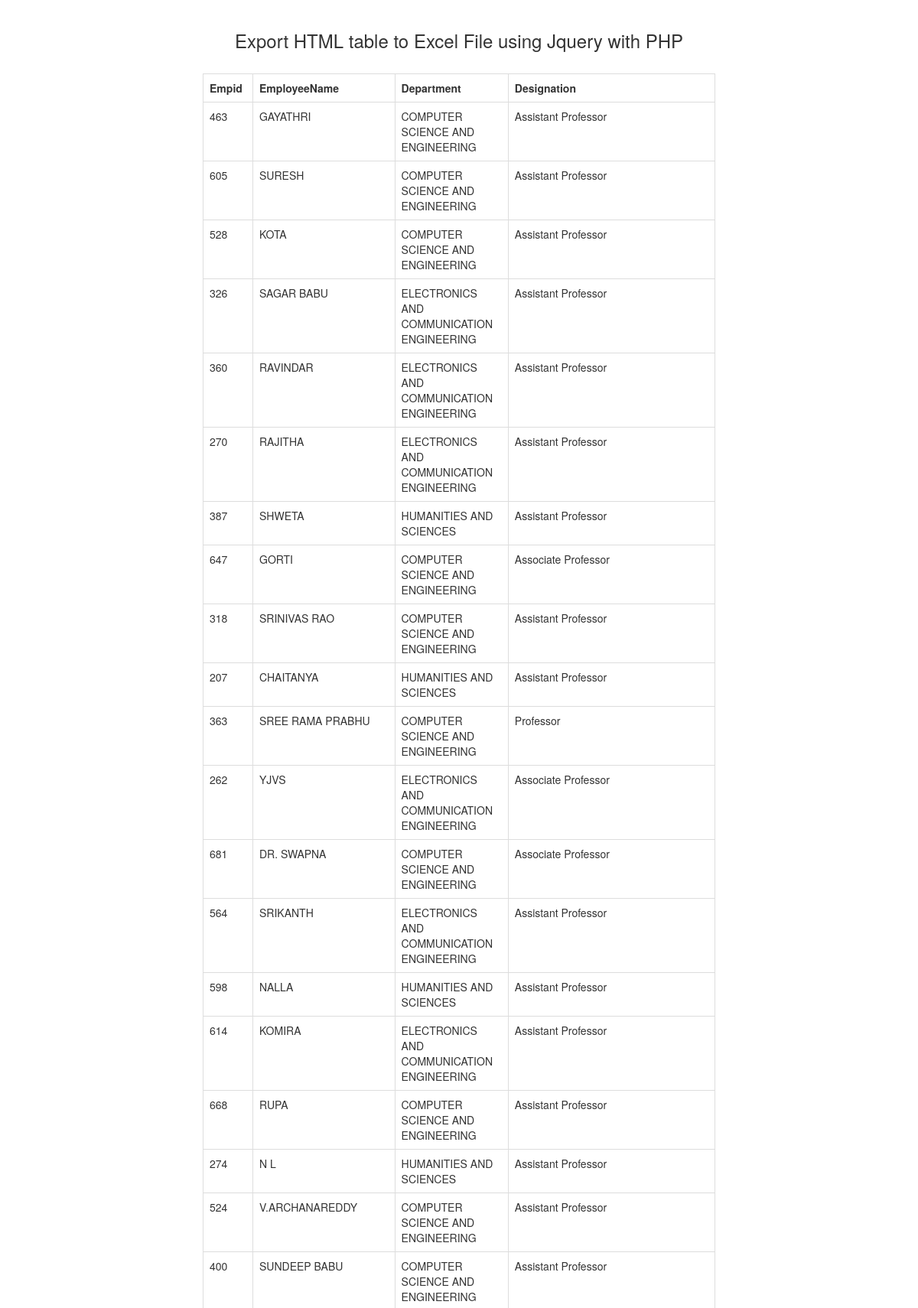
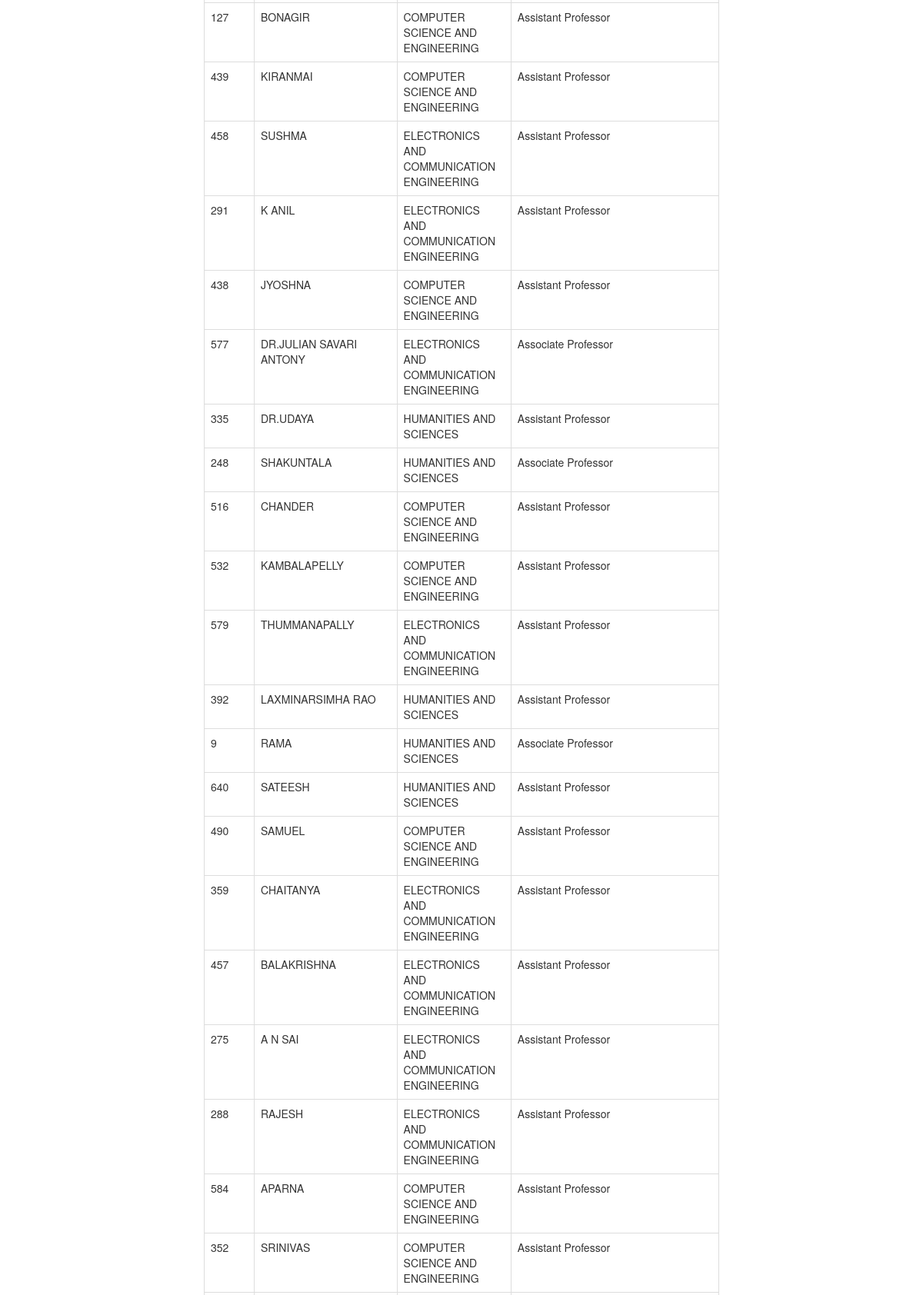
/adminemployee.php (upper part), run on the app's committed database (2 pictures, top to bottom).
### tables this page shows
CREATE TABLE `tblemployees` (
  `id` int(11) NOT NULL,
  `EmpId` varchar(10) NOT NULL,
  `FirstName` varchar(200) NOT NULL,
  `LastName` varchar(200) NOT NULL,
  `EmailId` varchar(200) NOT NULL,
  `Password` varchar(200) NOT NULL,
  `Gender` varchar(150) NOT NULL,
  `Dob` varchar(200) NOT NULL,
  `Department` varchar(150) NOT NULL,
  `Designation` varchar(100) NOT NULL,
  `Address` varchar(200) NOT NULL,
  `Phonenumber` char(20) NOT NULL,
  `Status` int(1) NOT NULL,
  `RegDate` timestamp NOT NULL DEFAULT current_timestamp(),
  `doj` date NOT NULL,
  `adharno` bigint(12) NOT NULL,
  `pancardno` varchar(100) NOT NULL,
  `jntu_uid` varchar(100) NOT NULL,
  `aicteid` varchar(100) NOT NULL
);

### adminemployee.php (the view, shortened to what this page needs)
<?php
include('includes/config1.php');
 $query = "SELECT * FROM tblemployees";
 $result = mysqli_query($connect, $query);
 ?>
 <!DOCTYPE html>
 <html>
      <head>
           <link rel="stylesheet" href="https://maxcdn.bootstrapcdn.com/bootstrap/3.3.6/css/bootstrap.min.css" />
      </head>
      <body>
           <br />
           <div class="container" style="width:700px;">
                <h3 class="text-center">Export HTML table to Excel File using Jquery with PHP</h3><br />
                <div class="table-responsive" id="employee_table">
                     <table class="table table-bordered">
                          <tr>
                               <th width="10%">Empid</th>
                               <th width="30%">EmployeeName</th>
                               <th width="10%">Department</th>
                               <th width="50%">Designation</th>
                          </tr>
                          <?php
                          while($row = mysqli_fetch_array($result))
                          {
                          ?>
                          <tr>
                               <td><?php echo $row['EmpId']; ?></td>
                               <td><?php echo $row['FirstName']; ?></td>
                               <td><?php echo $row['Department']; ?></td>
                               <td><?php echo $row['Designation']; ?></td>
                          </tr>
                          <?php
                          }
                          ?>
                     </table>
                </div>
           </div>
           <br />
      </body>
 </html>

### data on the page
tblemployees: EmpId "463", FirstName "GAYATHRI", Department "COMPUTER SCIENCE AND ENGINEERING", Designation "Assistant Professor"
tblemployees: EmpId "605", FirstName "SURESH", Department "COMPUTER SCIENCE AND ENGINEERING", Designation "Assistant Professor"
tblemployees: EmpId "528", FirstName "KOTA", Department "COMPUTER SCIENCE AND ENGINEERING", Designation "Assistant Professor"
tblemployees: EmpId "326", FirstName "SAGAR BABU", Department "ELECTRONICS AND COMMUNICATION ENGINEERING", Designation "Assistant Professor"
tblemployees: EmpId "360", FirstName "RAVINDAR", Department "ELECTRONICS AND COMMUNICATION ENGINEERING", Designation "Assistant Professor"
tblemployees: EmpId "270", FirstName "RAJITHA", Department "ELECTRONICS AND COMMUNICATION ENGINEERING", Designation "Assistant Professor"
tblemployees: EmpId "387", FirstName "SHWETA", Department "HUMANITIES AND SCIENCES", Designation "Assistant Professor"
tblemployees: EmpId "647", FirstName "GORTI", Department "COMPUTER SCIENCE AND ENGINEERING", Designation "Associate Professor"
tblemployees: EmpId "318", FirstName "SRINIVAS RAO", Department "COMPUTER SCIENCE AND ENGINEERING", Designation "Assistant Professor"
tblemployees: EmpId "207", FirstName "CHAITANYA", Department "HUMANITIES AND SCIENCES", Designation "Assistant Professor"
tblemployees: EmpId "363", FirstName "SREE RAMA PRABHU", Department "COMPUTER SCIENCE AND ENGINEERING", Designation "Professor"
tblemployees: EmpId "262", FirstName "YJVS", Department "ELECTRONICS AND COMMUNICATION ENGINEERING", Designation "Associate Professor"
tblemployees: EmpId "681", FirstName "DR. SWAPNA", Department "COMPUTER SCIENCE AND ENGINEERING", Designation "Associate Professor"
tblemployees: EmpId "564", FirstName "SRIKANTH", Department "ELECTRONICS AND COMMUNICATION ENGINEERING", Designation "Assistant Professor"
tblemployees: EmpId "598", FirstName "NALLA", Department "HUMANITIES AND SCIENCES", Designation "Assistant Professor"
tblemployees: EmpId "614", FirstName "KOMIRA", Department "ELECTRONICS AND COMMUNICATION ENGINEERING", Designation "Assistant Professor"
tblemployees: EmpId "668", FirstName "RUPA", Department "COMPUTER SCIENCE AND ENGINEERING", Designation "Assistant Professor"
tblemployees: EmpId "274", FirstName "N L", Department "HUMANITIES AND SCIENCES", Designation "Assistant Professor"
tblemployees: EmpId "524", FirstName "V.ARCHANAREDDY", Department "COMPUTER SCIENCE AND ENGINEERING", Designation "Assistant Professor"
tblemployees: EmpId "400", FirstName "SUNDEEP BABU", Department "COMPUTER SCIENCE AND ENGINEERING", Designation "Assistant Professor"
tblemployees: EmpId "127", FirstName "BONAGIR", Department "COMPUTER SCIENCE AND ENGINEERING", Designation "Assistant Professor"
tblemployees: EmpId "439", FirstName "KIRANMAI", Department "COMPUTER SCIENCE AND ENGINEERING", Designation "Assistant Professor"
tblemployees: EmpId "458", FirstName "SUSHMA", Department "ELECTRONICS AND COMMUNICATION ENGINEERING", Designation "Assistant Professor"
tblemployees: EmpId "291", FirstName "K ANIL", Department "ELECTRONICS AND COMMUNICATION ENGINEERING", Designation "Assistant Professor"
tblemployees: EmpId "438", FirstName "JYOSHNA", Department "COMPUTER SCIENCE AND ENGINEERING", Designation "Assistant Professor"
tblemployees: EmpId "577", FirstName "DR.JULIAN SAVARI ANTONY", Department "ELECTRONICS AND COMMUNICATION ENGINEERING", Designation "Associate Professor"
tblemployees: EmpId "335", FirstName "DR.UDAYA", Department "HUMANITIES AND SCIENCES", Designation "Assistant Professor"
tblemployees: EmpId "248", FirstName "SHAKUNTALA", Department "HUMANITIES AND SCIENCES", Designation "Associate Professor"
tblemployees: EmpId "516", FirstName "CHANDER", Department "COMPUTER SCIENCE AND ENGINEERING", Designation "Assistant Professor"
tblemployees: EmpId "532", FirstName "KAMBALAPELLY", Department "COMPUTER SCIENCE AND ENGINEERING", Designation "Assistant Professor"
tblemployees: EmpId "579", FirstName "THUMMANAPALLY", Department "ELECTRONICS AND COMMUNICATION ENGINEERING", Designation "Assistant Professor"
tblemployees: EmpId "392", FirstName "LAXMINARSIMHA RAO", Department "HUMANITIES AND SCIENCES", Designation "Assistant Professor"
tblemployees: EmpId "9", FirstName "RAMA", Department "HUMANITIES AND SCIENCES", Designation "Associate Professor"
tblemployees: EmpId "640", FirstName "SATEESH", Department "HUMANITIES AND SCIENCES", Designation "Assistant Professor"
tblemployees: EmpId "490", FirstName "SAMUEL", Department "COMPUTER SCIENCE AND ENGINEERING", Designation "Assistant Professor"
tblemployees: EmpId "359", FirstName "CHAITANYA", Department "ELECTRONICS AND COMMUNICATION ENGINEERING", Designation "Assistant Professor"
tblemployees: EmpId "457", FirstName "BALAKRISHNA", Department "ELECTRONICS AND COMMUNICATION ENGINEERING", Designation "Assistant Professor"
tblemployees: EmpId "275", FirstName "A N SAI", Department "ELECTRONICS AND COMMUNICATION ENGINEERING", Designation "Assistant Professor"
tblemployees: EmpId "288", FirstName "RAJESH", Department "ELECTRONICS AND COMMUNICATION ENGINEERING", Designation "Assistant Professor"
tblemployees: EmpId "584", FirstName "APARNA", Department "COMPUTER SCIENCE AND ENGINEERING", Designation "Assistant Professor"
tblemployees: EmpId "352", FirstName "SRINIVAS", Department "COMPUTER SCIENCE AND ENGINEERING", Designation "Assistant Professor"
